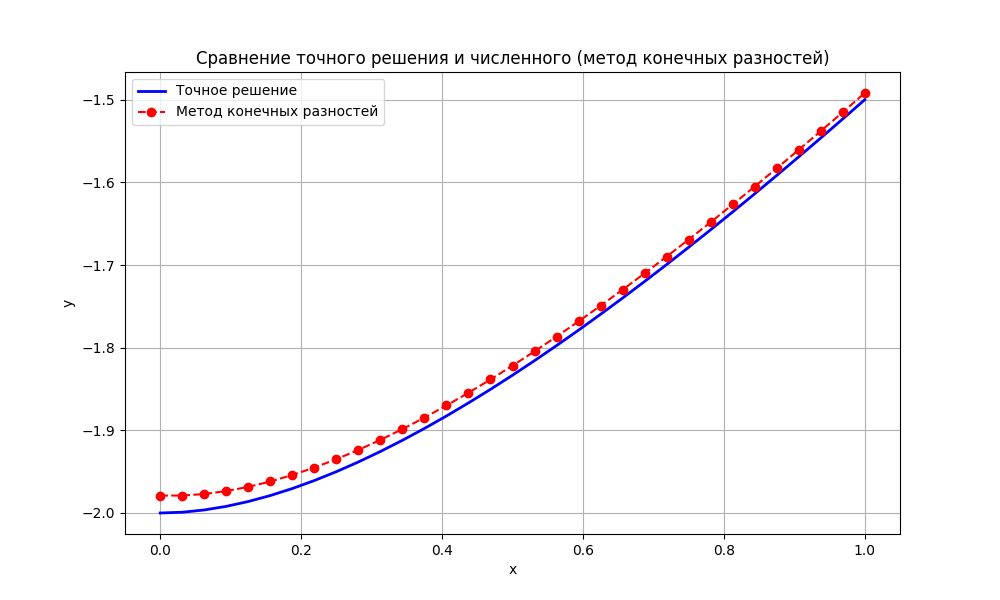

Write the Python code that produced this figure.
import numpy as np


def splitting(x0, xk, h):
    xs = []
    x = x0
    while x < xk:
        xs.append(x)
        x += h
    xs.append(xk)
    return xs


def tridiagonalMatrixAlgorithm(A, b):
    n = len(b)

    # Вычисляем прогоночные коэффициенты
    P = np.empty((n))
    P[0] = -A[0][2] / A[0][1]
    Q = np.empty((n))
    Q[0] = b[0] / A[0][1]
    for i in range(n):
        P[i] = (-A[i][2]) / (A[i][1] + A[i][0] * P[i - 1])
        Q[i] = (b[i] - A[i][0] * Q[i - 1]) / (A[i][1] + A[i][0] * P[i - 1])

    # Обратный ход
    x = np.empty((n))
    x[n - 1] = Q[n - 1]
    for i in range(n - 2, -1, -1):
        x[i] = P[i] * x[i + 1] + Q[i]

    return x


def FiniteDifference(n, xs, h, A_b1, A_c1, A_an, A_bn, b1, bn):
    A = np.zeros((n, 3))
    b = np.empty(n)
    A[0][1] = A_b1
    A[0][2] = A_c1
    A[n - 1][0] = A_an
    A[n - 1][1] = A_bn
    b[0] = b1
    b[n - 1] = bn
    for k in range(1, n - 1):
        A[k][0] = 1 - p(xs[k]) * h / 2
        A[k][1] = -2 + h ** 2 * q(xs[k])
        A[k][2] = 1 + p(xs[k]) * h / 2
        b[k] = h ** 2 * f(xs[k])

    ys = tridiagonalMatrixAlgorithm(A, b)
    return ys

def p(x):
    return (x - 3) / (x ** 2 - 1)
def q(x):
    return -1 / (x ** 2 - 1)
def f(x):
    return 0


def RungeError(ys: np.ndarray, ys2: np.ndarray, p):
    k = 2
    error = 0
    for i in range(ys.shape[0]):
        error = max(error, abs(ys2[i * 2] - ys[i]) / (k ** p - 1))
    return error


def getTrueY(x):
    return x - 3 + 1 / (x + 1)

a = 0
b = 1
h = 2**(-5)

print(f"Шаг: {h}\n")

xs = splitting(a, b, h)

ys = FiniteDifference(int(b / h) + 1, xs, h, -1/h, 1/h, -1/h, (h + 1)/h, 0, -0.75)

for i in range(len(xs)):
    y = getTrueY(xs[i])

    print(f"xk = {np.round(xs[i], 5)}, y(xk) = {np.round(y, 5)}")

    error = abs(ys[i] - y)

    print(f"yk = {np.round(ys[i], 5)}, e = {np.round(error, 16)}\n")


# Считаем для шага в два раза короче, чтобы применить оценку Рунге
h2 = h / 2

xs2 = splitting(a, b, h2)
ys2 = FiniteDifference(int(b / h2) + 1, xs2, h2, -1/h2, 1/h2, -1/h2, (h2 + 1)/h2, 0, -0.75)
print("===================================================================")
print(f"Апостериорная оценка погрешности по Рунге: {RungeError(ys, ys2, 1)}")

import matplotlib.pyplot as plt

# Истинное решение
true_ys = [getTrueY(x) for x in xs]

# Построение графика
plt.figure(figsize=(10, 6))
plt.plot(xs, true_ys, label='Точное решение', color='blue', linewidth=2)
plt.plot(xs, ys, label='Метод конечных разностей', color='red', linestyle='--', marker='o')

plt.xlabel('x')
plt.ylabel('y')
plt.title('Сравнение точного решения и численного (метод конечных разностей)')
plt.legend()
plt.grid(True)
# plt.show()
plt.savefig('4_2_don')